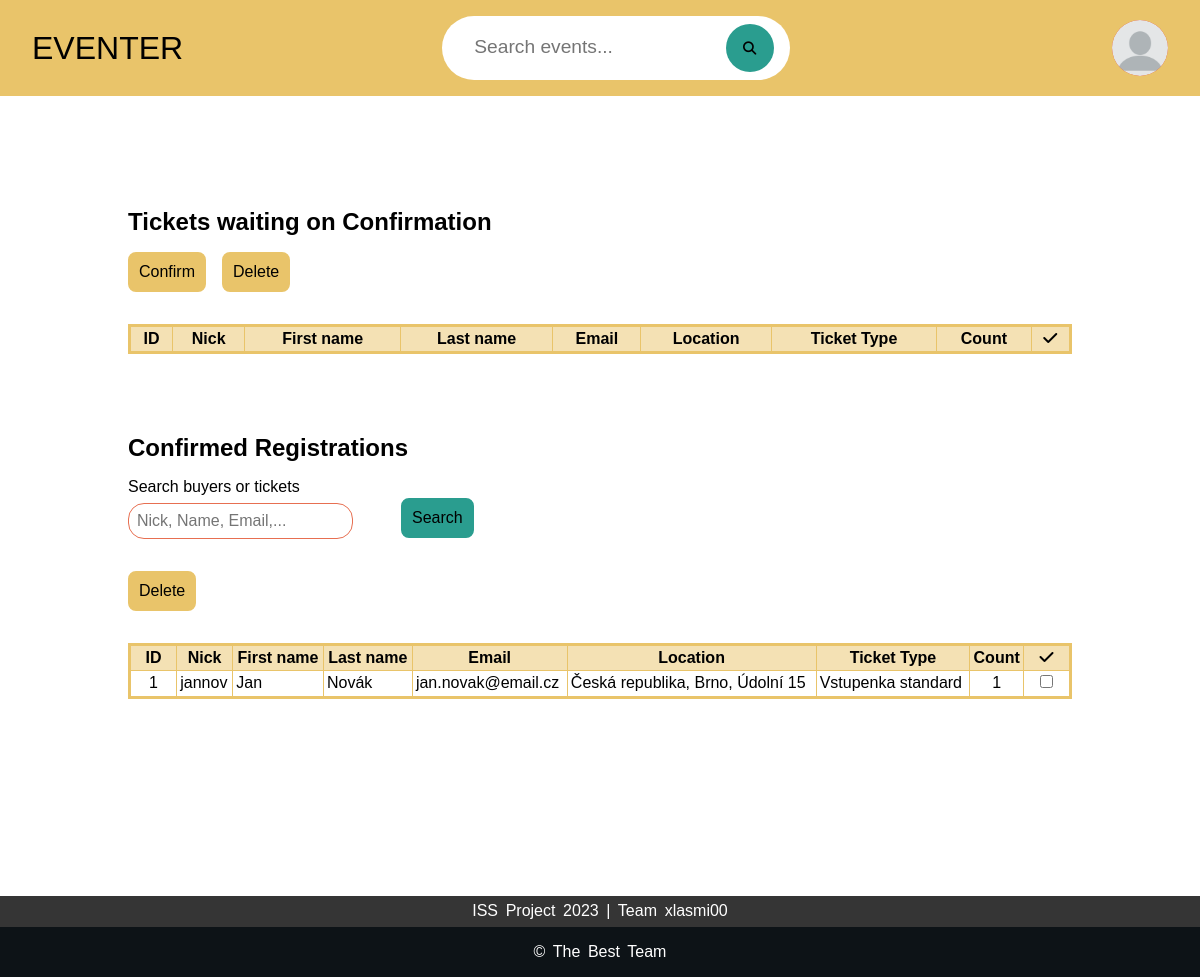
The app's page /ticket-manage.php?event_id=1 (signed in), older data.
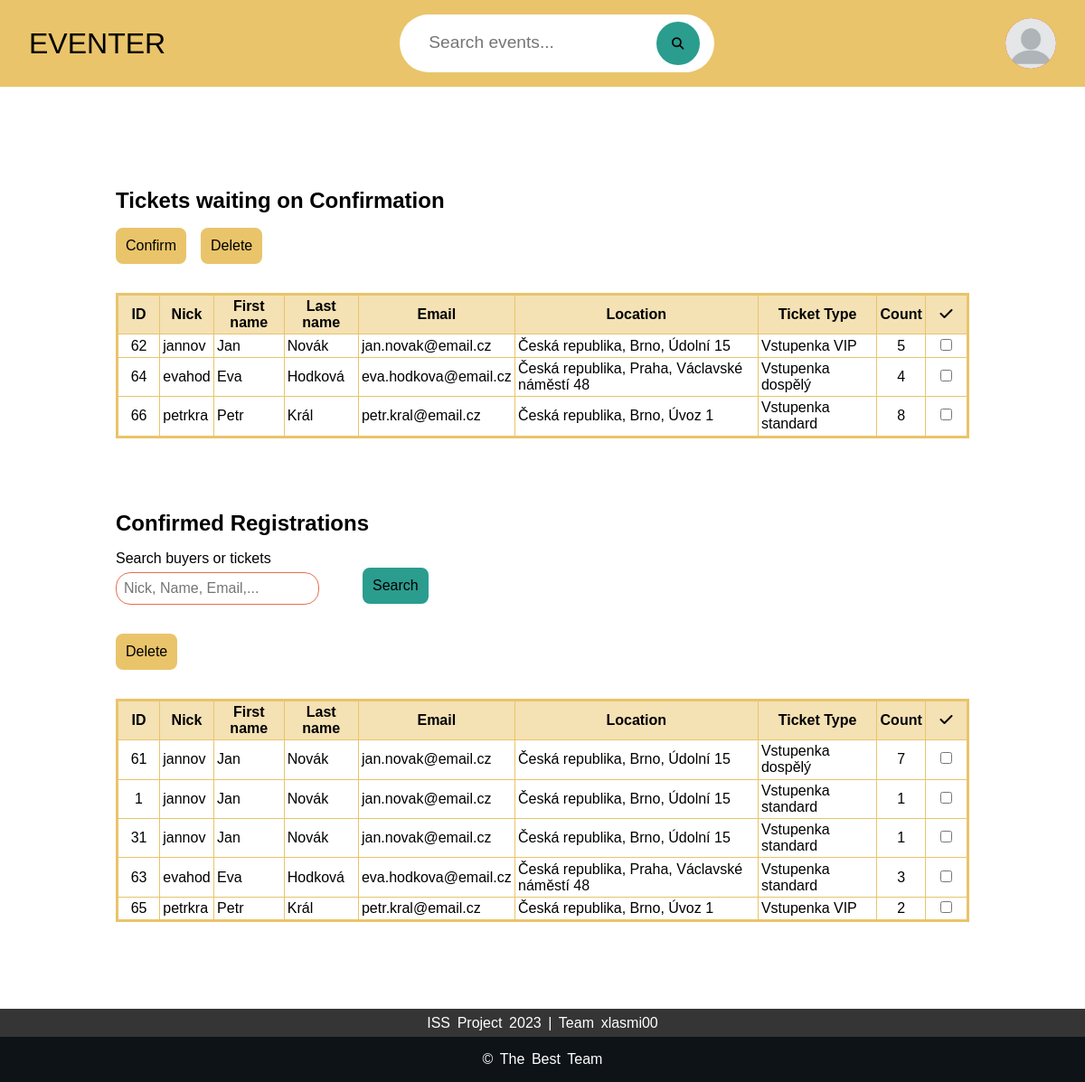
The same page, newer data.
### tables this page shows
CREATE TABLE Registration (
    reg_id INT AUTO_INCREMENT PRIMARY KEY,
    account_id INT,
    instance_id INT,
    ticket_count INT,
    time_of_confirmation DATETIME,
    fee_name VARCHAR(128),

    CONSTRAINT fk_fee_registration
    FOREIGN KEY (instance_id, fee_name)
    REFERENCES Entrance_fee(instance_id, fee_name) ON DELETE CASCADE,

    CONSTRAINT fk_account_registered
    FOREIGN KEY (account_id)
    REFERENCES Account(account_id) ON DELETE CASCADE
);

CREATE TABLE Account (
    account_id INT AUTO_INCREMENT PRIMARY KEY,
    email VARCHAR(256) NOT NULL,
    first_name VARCHAR(128),
    last_name VARCHAR(128),
    nick VARCHAR(128),
    password VARCHAR(128),
    account_type VARCHAR(32),
    profile_icon VARCHAR(256),
    account_status VARCHAR(64)
);

CREATE TABLE Address (
    address_id INT AUTO_INCREMENT PRIMARY KEY,
    country VARCHAR(128),
    zip INT,
    city VARCHAR(128),
    street VARCHAR(128),
    street_number VARCHAR(128),  
    state VARCHAR(128),
    address_description MEDIUMTEXT,
    date_of_creation DATETIME,  
    address_status VARCHAR(64),
    account_id INT,

    CONSTRAINT fk_address_proposed_by_account
    FOREIGN KEY (account_id)
    REFERENCES Account(account_id)
);

CREATE TABLE Entrance_fee (
    instance_id INT,
    fee_name VARCHAR(128),
    shopping_method VARCHAR(64),
    cost DECIMAL,
    max_tickets INT,
    sold_tickets INT,

    PRIMARY KEY(instance_id, fee_name),

    CONSTRAINT fk_event_instance_fee
    FOREIGN KEY (instance_id)
    REFERENCES Event_instance(instance_id) ON DELETE CASCADE
);

### src/front-end/components/html-components.php (the view, shortened to what this page needs)
<?php
function makeHead(string $title)
{
    ?>
    <!DOCTYPE html>
    <html lang="en">
    <head>
        <link rel="stylesheet" href="src/front-end/styles/style.css">
    </head>
    <body>
    <?php
}
    ?>
    <?php
function makeHeader()
{
    ?>
    <header>
        <div class="top-bar">
            <a id="logo" href="index.php"><p>EVENTER</p></a>
            <div class="search-bar">
                <form action="index.php" method="get">
                    <input type="text" placeholder="Search events..." name="events_search_bar" value="<?php echoSessionVal("events_search_bar", ""); ?>" >
                    <button><i class="fa-solid fa-magnifying-glass"></i></button>
                </form>
            </div>
            <div class="profile">
                <?php
                    if (userIsLoggedIn())
                    {
                        echo '<div class="profile-icon" onclick="menuToggle();">';
                        echo '<img src="'.selectUserIcon($_SESSION["USER"]["user_icon"]).'">';
                        echo "</div>";
                    }
                    else
                    {
                        echo "<div class='login-btns'>";
                        echo "<a href='login.php' class='button-sharp-filled'>log in</a>";
                        echo "<a href='signup.php' class='button-sharp-filled'>sign up</a>";
                        echo "</div>";
                    }
                ?>
            </div>
        </div>
    </header>
    <?php
}
function makeFooter()
{
    ?>
    <footer>
        <div class="footer-top">
            <p> ISS Project 2023 | Team xlasmi00 </p>
        </div>
        <div class="footer-bottom">
            <p>&copy; The best Team</p>
        </div>
    </footer>
    </body>
    </html>
    <?php
}
    ?>
    <?php
function selectUserIcon(&$path) {
    return $path ?? "user-icons/default.webp";
}
    ?>
    <?php
function generateTicketOrdersRows($event_id)
{
    $tickets = getTickets($event_id, false);
    foreach($tickets as $ticket)
    {
        echo '<tr>';
        echo '<td class="cell-center cell-small">'.$ticket['reg_id'].'</td>';
        echo '<td>'.$ticket['nick'].'</td>';
        echo '<td>'.$ticket['first_name'].'</td>';
        echo '<td>'.$ticket['last_name'].'</td>';
        echo '<td>'.$ticket['email'].'</td>';
        echo '<td>'.formatAddress($ticket).'</td>';
        echo '<td>'.$ticket['fee_name'].'</td>';
        echo '<td class="cell-center cell-small">'.$ticket['ticket_count'].'</td>';
        echo '<td class="cell-center cell-small">
                <input type="checkbox">
            </td>';
        echo '</tr>';
    }
}
function generateTicketRows($event_id)
{
    $tickets = getTickets($event_id, true);
    foreach($tickets as $ticket)
    {
        echo '<tr>';
        echo '<td class="cell-center cell-small">'.$ticket['reg_id'].'</td>';
        echo '<td>'.$ticket['nick'].'</td>';
        echo '<td>'.$ticket['first_name'].'</td>';
        echo '<td>'.$ticket['last_name'].'</td>';
        echo '<td>'.$ticket['email'].'</td>';
        echo '<td>'.formatAddress($ticket).'</td>';
        echo '<td>'.$ticket['fee_name'].'</td>';
        echo '<td class="cell-center cell-small">'.$ticket['ticket_count'].'</td>';
        echo '<td class="cell-center cell-small">
                <input type="checkbox">
            </td>';
        echo '</tr>';
    }
}
    ?>

### config/common.php (shortened to what this page needs)
<?php
function get_pdo_statement($query, $id_array) {
    global $db;
    $stmt = $db->prepare($query);
    if ($id_array) {
        foreach ($id_array as $key => $value) {
            $stmt->bindValue(":$key", $value);
        }
    }
    $stmt->execute();
    return $stmt;
}
function fetch_table_columns($query, $id_array)
{
    $stmt = get_pdo_statement($query, $id_array);
    return $stmt->fetchAll(PDO::FETCH_ASSOC);
}
function fetch_all_table_columns($table, $return_id, $id_array, $id_string, $group_by = null) {
    $query = "SELECT $return_id FROM $table" . ($id_string ? " WHERE $id_string" : "") . ($group_by ? " GROUP BY $group_by" : "");
    return fetch_table_columns($query, $id_array);
}
function verifyMethod($method_name) {
    return $_SERVER['REQUEST_METHOD'] == $method_name;
}
function formatAddress(array &$address) {
    return $address['country'] . ', ' . $address['city'] . ', ' . $address['street']. ' ' . $address['street_number'];
}
function userIsLoggedIn() {
    return isset($_SESSION['USER']);
}
function getSessionVal($value, $default, $index = null) {
    if(!isset($_SESSION[$value])) {
        return htmlspecialchars($default);
    } else if(is_array($value)) {
        return htmlspecialchars($_SESSION[$value][$index]);
    } else {
        return htmlspecialchars($_SESSION[$value]);
    }
}
function echoSessionVal($value, $default, $index = null) {
    echo getSessionVal($value, $default, $index);
}
function echoCurrentPage() {
    echo htmlspecialchars($_SERVER["PHP_SELF"]);
}
function getTickets($event_id, $confirmed) {
    $id_array['event_id'] = $event_id;
    $query_parts[0] = 'e.event_id = :event_id AND r.time_of_confirmation IS ' . ($confirmed ? 'NOT NULL' : 'NULL');
    $tables = 'Event e JOIN Event_instance ei ON e.event_id = ei.event_id JOIN Entrance_fee ef ON ei.instance_id = ef.instance_id
    JOIN Registration r ON r.instance_id = ef.instance_id AND r.fee_name = ef.fee_name JOIN Account acc ON r.account_id = acc.account_id
    JOIN Address a ON ei.address_id = a.address_id';
    $return_id = 'r.reg_id, acc.nick, acc.first_name, acc.last_name, acc.email, a.country, a.city, a.street, a.street_number, ef.fee_name, r.ticket_count';
    $id_string = implode(' AND ', $query_parts);
    return fetch_all_table_columns($tables, $return_id, $id_array, $id_string);
}
?>

### ticket-manage.php (shortened to what this page needs)
<?php
require_once "config/common.php";
require "src/front-end/components/html-components.php";
if(is_null($event_id = $_GET['event_id'] ?? null) || (!userIsAdmin() && !userIsOwner($event_id))) {
    redirect('index.php');
}
makeHead("Eventer | Ticket Management");
makeHeader();
?>
<main>
    <div class="event-create-main-container manage-container">
        <div class="part-lable">
            <h2>Tickets waiting on Confirmation</h2>
        </div>
        <form action="">
            <div class="manage-tool-bar">
                <button class="button-round-filled">Confirm</button>
                <button class="button-round-filled">Delete</button>
            </div>
            <table>
                <tr>
                    <th>ID</th>
                    <th>Nick</th>
                    <th>First name</th>
                    <th>Last name</th>
                    <th>Email</th>
                    <th>Location</th>
                    <th>Ticket Type</th>
                    <th>Count</th>
                    <th><i class="fa-solid fa-check"></i></th>
                </tr>
                <?php generateTicketOrdersRows($event_id) ?>
            </table>
        </form>
        <div class="part-lable">
            <h2>Confirmed Registrations</h2>
        </div>
        <div class="row-block">
            <div class="manage-filters">
                <form action="<?php echoCurrentPage() ?>" method="get">
                    <span>
                        <label for="ticket_search_bar">Search buyers or tickets</label>
                        <input type="text" id="ticket_search_bar" name="ticket_search_bar" value="<?php echoSessionVal('ticket_search_bar', ''); ?>" placeholder="Nick, Name, Email,...">
                    </span>
                    <button class="button-round-filled-green">Search</button>
                </form>
            </div>
        </div>
        <form action="">
            <div class="manage-tool-bar">
                <button class="button-round-filled">Delete</button>
            </div>
            <table>
                <tr>
                    <th>ID</th>
                    <th>Nick</th>
                    <th>First name</th>
                    <th>Last name</th>
                    <th>Email</th>
                    <th>Location</th>
                    <th>Ticket Type</th>
                    <th>Count</th>
                    <th><i class="fa-solid fa-check"></i></th>
                </tr>
                <?php generateTicketRows($event_id) ?>
            </table>
        </form>
    </div>
</main>
<?php
makeFooter();
?>
</html>

### src/front-end/styles/style.css (style rules this page uses)
* { margin: 0; padding: 0; font-family: 'Poppins', sans-serif; box-sizing: border-box; }
body { background-color: white; }
header { width: 100%; background-color: #E9C46A; }
.top-bar { display: flex; align-items: center; flex-direction: row; justify-content: space-between; }
#logo { height: 100%; width: 30%; text-align: left; text-decoration: none; color: black; font-size: 2rem; margin: 1rem 0rem 1rem 2rem; }
.search-bar { width: 100%; max-width: 700px; display: flex; align-items: center; justify-content: center; padding: 1rem 2rem; }
.search-bar form { background-color: white; stroke: black; stroke-width: 0.2rem; border-radius: 60rem; padding: 0.5rem 1rem 0.5rem 2rem; }
.search-bar form input { background-color: transparent; flex: 1; border: 0; outline: none; font-size: 1.2rem; color: black; }
.search-bar button { width: 2rem; border: 0; border-radius: 50%; width: 3rem; height: 3rem; background-color: #2A9D8F; cursor: pointer; }
.profile { width: 30%; height: 100%; display: flex; justify-content: right; text-align: right; }
.profile-icon { height: 3.5rem; width: 3.5rem; border-radius: 50%; overflow: hidden; display: flex; justify-content: center; align-items: center; background-color: #E76F51; margin: 1rem 2rem 1rem 0rem; }
.profile-icon img { height: 100%; width: 100%; object-fit: cover; border-radius: 50%; }
main { width: 100%; min-height: 100vh; }
footer { color: white; font-size: 1rem; word-spacing: 0.2rem; text-align: center; }
.footer-top { padding: 0.4rem 0; background-color: #353535; }
.footer-bottom { background: #0D1317; width: auto; padding: 1rem 0; align-items: center; }
.footer-bottom p { text-transform: capitalize; }

### src/front-end/styles/buttons.css (style rules this page uses)
.button-round-filled { display: inline-block; padding: 0.5rem; font-size: 1rem; text-align: center; text-decoration: none; border: 0.2rem solid #E9C46A; border-radius: 0.5rem; color: black; background-color: #E9C46A; cursor: pointer; }
.button-round-filled-green { display: inline-block; padding: 1rem; font-size: 1rem; text-align: center; text-decoration: none; border: 0.2rem solid #2A9D8F; border-radius: 0.5rem; color: black; background-color: #2A9D8F; cursor: pointer; }

### src/front-end/styles/index.css (style rules this page uses)
main h2 { padding: 2rem 3rem 0rem 4rem; }

### src/front-end/styles/event-detail.css (style rules this page uses)
.part-lable { width: 100%; display: flex; justify-content: space-between; align-items: center; margin-top: 3rem; margin-bottom: 1rem; }
.part-lable h2 { padding: 0rem; }

### src/front-end/styles/event-create.css (style rules this page uses)
.event-create-main-container { width: 100%; display: flex; flex-direction: column; align-items: center; justify-content: start; padding: 4rem 8rem 4rem 8rem; }
.event-create-main-container form { width: 100%; }
.event-create-main-container span { width: 100%; display: flex; flex-direction: column; margin-right: 2rem; }
.event-create-main-container input,select { font-size: 1rem; padding: 1rem; border: 0.1rem solid #E76F51; border-radius: 1rem; }
.event-create-main-container label { font-size: 1rem; padding-bottom: 0.4rem; }

### src/front-end/styles/manage-pages.css (style rules this page uses)
.manage-tool-bar { width: 100%; display: flex; flex-direction: row; align-items: center; }
.manage-tool-bar button, .manage-tool-bar a { margin-right: 1rem; }
.row-block { width: 100%; display: flex; flex-direction: row; align-items: center; }
.manage-filters form { width: 100%; display: flex; flex-direction: row; align-items: center; padding-bottom: 2rem; }
.manage-filters form span label { text-wrap: nowrap; }
.manage-filters input, .manage-filters select { padding: 0.5rem; }
.manage-filters span { display: flex; flex-direction: column; margin-right: 1rem; }
.manage-filters button { text-wrap: nowrap; padding: 0.5rem; margin-top: 1.2rem; margin-left: 2rem; }
.manage-container table { width: 100%; border-collapse: collapse; margin-top: 2rem; margin-bottom: 2rem; border: 0.2rem solid #E9C46A; }
.manage-container table td, .manage-container table th { border: 0.1rem solid #E9C46A; padding: 0.2rem; }
.manage-container table th { background-color: rgb(233,196,106,0.5);; }
.manage-container table .cell-center { text-align: center; }
.manage-container table .cell-small { width: 5%; }
.manage-container table tr td input, .manage-container table tr td select { width: 100%; padding: 0.5rem; }

Row changes from the older to the newer data that the page shows:
added registration: reg_id "62", account.nick "jannov", account.first_name "Jan", account.last_name "Novák", account.email "jan.novak@email.cz", address.country+city+street "Česká republika, Brno, Údolní 15", entrance_fee.fee_name "Vstupenka VIP", ticket_count "5", shown under "Tickets waiting on Confirmation"
added registration: reg_id "64", account.nick "evahod", account.first_name "Eva", account.last_name "Hodková", account.email "eva.hodkova@email.cz", address.country+city+street "Česká republika, Praha, Václavské náměstí 48", entrance_fee.fee_name "Vstupenka dospělý", ticket_count "4", shown under "Tickets waiting on Confirmation"
added registration: reg_id "66", account.nick "petrkra", account.first_name "Petr", account.last_name "Král", account.email "petr.kral@email.cz", address.country+city+street "Česká republika, Brno, Úvoz 1", entrance_fee.fee_name "Vstupenka standard", ticket_count "8", shown under "Tickets waiting on Confirmation"
added registration: reg_id "61", account.nick "jannov", account.first_name "Jan", account.last_name "Novák", account.email "jan.novak@email.cz", address.country+city+street "Česká republika, Brno, Údolní 15", entrance_fee.fee_name "Vstupenka dospělý", ticket_count "7", shown under "Confirmed Registrations"
added registration: reg_id "31", account.nick "jannov", account.first_name "Jan", account.last_name "Novák", account.email "jan.novak@email.cz", address.country+city+street "Česká republika, Brno, Údolní 15", entrance_fee.fee_name "Vstupenka standard", ticket_count "1", shown under "Confirmed Registrations"
added registration: reg_id "63", account.nick "evahod", account.first_name "Eva", account.last_name "Hodková", account.email "eva.hodkova@email.cz", address.country+city+street "Česká republika, Praha, Václavské náměstí 48", entrance_fee.fee_name "Vstupenka standard", ticket_count "3", shown under "Confirmed Registrations"
added registration: reg_id "65", account.nick "petrkra", account.first_name "Petr", account.last_name "Král", account.email "petr.kral@email.cz", address.country+city+street "Česká republika, Brno, Úvoz 1", entrance_fee.fee_name "Vstupenka VIP", ticket_count "2", shown under "Confirmed Registrations"
